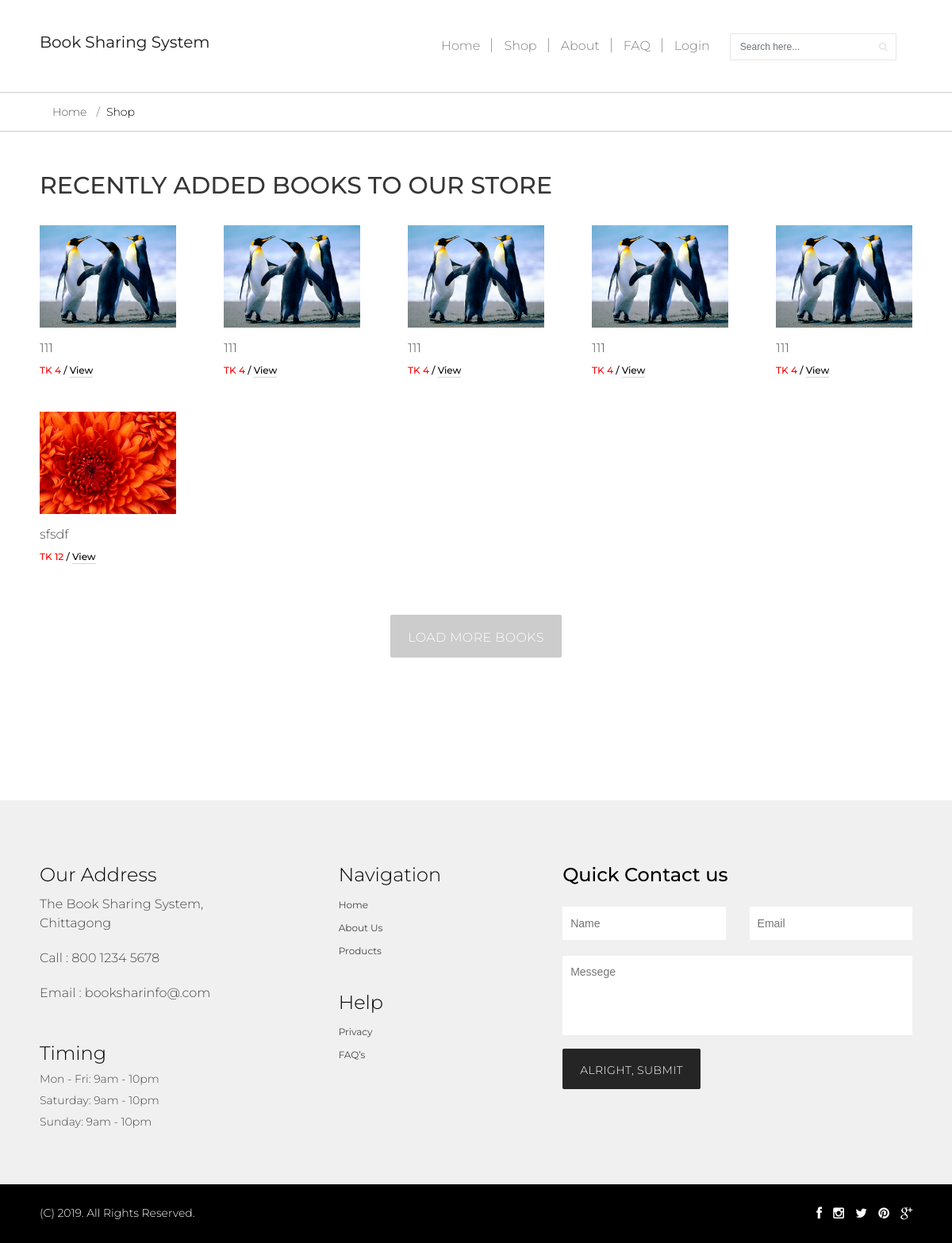
The page /shop.php on the database its author committed.
### tables this page shows
CREATE TABLE IF NOT EXISTS `tbproductinfo` (
  `iAutoId` int(11) NOT NULL AUTO_INCREMENT,
  `vCategory` varchar(50) NOT NULL DEFAULT '0',
  `vSharingType` varchar(50) NOT NULL,
  `vProductName` varchar(150) DEFAULT NULL,
  `vAuthorName` varchar(150) DEFAULT NULL,
  `vDescription` varchar(550) DEFAULT NULL,
  `vUploadBy` varchar(150) DEFAULT NULL,
  `vPrice` double DEFAULT NULL,
  `vImage1` varchar(250) DEFAULT NULL,
  `vImage2` varchar(250) DEFAULT NULL,
  `vImage3` varchar(250) DEFAULT NULL,
  `status` varchar(50) DEFAULT 'active',
  PRIMARY KEY (`iAutoId`)
);

### lib/Session.php (called while the page is built, shortened)
<?php
class Session{
public static function get($key){
  if (isset($_SESSION[$key])) {
  return $_SESSION[$key];
  } else {
   return false;
  }
}
}
?>

### lib/Database.php (called while the page is built, shortened)
<?php
Class Database{
  public $host   = DB_HOST;
  public $pass   = DB_PASS;
  public $user   = DB_USER;
  public $dbname = DB_NAME;
  public $link;
  private function connectDB()
  {
    $this->link = new mysqli($this->host, $this->user, $this->pass, $this->dbname);
    mysqli_query($this->link,"SET CHARACTER SET utf8");
    mysqli_query($this->link,"SET SESSION collation_connection ='utf8_general_ci'");
  }
  public function select($query){
    $result = $this->link->query($query) or die($this->link->error.__LINE__);
    if($result->num_rows > 0){
      return $result;
    }
    else {
      return false;
    }
  }
}

### shop.php (the view)
<?php
	include 'inc/header.php';
?>
    <div class="breadcrumb">
        <div class="container">
            <a class="breadcrumb-item" href="index.php">Home</a>
            <span class="breadcrumb-item active">Shop</span>
        </div>
    </div>
    <section class="static about-sec">
        <div class="container">
            <h2>recently added books to our store</h2>
            <div class="recent-book-sec">
                <div class="row">
                    <?php
                        $query="select iAutoId,vProductName,vImage1,vPrice from tbProductinfo where status='active' limit 20";
                        $data=$db->select($query);
                        while($productResult=$data->fetch_assoc())
                        {
                    ?>
                    <div class="col-md-3">
                        <div class="item">
                            <a href="product-single.php?id=<?php echo $productResult['iAutoId']; ?>"><img src="<?php echo $productResult['vImage1']; ?>" alt="img"></a>
                            <h3><a href="product-single.php?id=<?php echo $productResult['iAutoId']; ?>"><?php echo $productResult['vProductName']; ?></a></h3>
                            <h6><span class="price">TK <?php echo $productResult['vPrice']; ?></span> / <a href="product-single.php?id=<?php echo $productResult['iAutoId']; ?>">View</a></h6>
                        </div>
                    </div>
                    <?php
                        }
                    ?>
                </div>
                <div class="btn-sec">
                    <button class="btn gray-btn">load More books</button>
                </div>
            </div>
        </div>
    </section>
<?php
	include 'inc/footer.php';
?>

### inc/header.php (shortened to what this page needs)
<?php
    include 'lib/Session.php';
    include 'lib/Database.php';
	$db  = new Database();
?>
<!DOCTYPE html>
<html lang="en">
<head>
    <link rel="stylesheet" href="css/bootstrap.min.css">
    <link rel="stylesheet" href="css/font-awesome.min.css">
    <link rel="stylesheet" type="text/css" href="css/owl.carousel.min.css">
    <link rel="stylesheet" href="css/styles.css">
	<link href="css/dataTables.bootstrap.min.css" rel="stylesheet" />
</head>
<body>
    <header>
        <div class="main-menu">
            <div class="container">
                <nav class="navbar navbar-expand-lg navbar-light">
                    <a class="navbar-brand" href="index.php">Book Sharing System</a>
                    <div class="collapse navbar-collapse" id="navbarSupportedContent">
                        <ul class="navbar-nav ml-auto">
                            <li class="navbar-item">
                                <a href="index.php" class="nav-link">Home</a>
                            </li>
                            <li class="navbar-item">
                                <a href="shop.php" class="nav-link">Shop</a>
                            </li>
                            <li class="navbar-item">
                                <a href="about.php" class="nav-link">About</a>
                            </li>
                            <li class="navbar-item">
                                <a href="faq.php" class="nav-link">FAQ</a>
                            </li>
                            <li class="navbar-item">
                                <?php
                                $login = Session::get("login");
                                if($login==false)
                                {?>
                                    <a href="login.php" class="nav-link">Login</a>
                                <?php
                                }
                                else
                                { ?>
                                    <a href="?action=logout" class="nav-link">Logout</a>
                                <?php
                                } ?>
                            </li>
                        </ul>
                        <div class="cart my-2 my-lg-0">
                            <form class="form-inline my-2 my-lg-0">
                                <input class="form-control mr-sm-2" type="search" placeholder="Search here..." aria-label="Search">
                                <span class="fa fa-search"></span>
                            </form>
                        </div>
                    </div>
                </nav>
            </div>
        </div>
    </header>

### inc/footer.php (shortened to what this page needs)
<footer>
        <div class="container">
            <div class="row">
                <div class="col-md-4">
                    <div class="address">
                        <h4>Our Address</h4>
                        <h6>The Book Sharing System, Chittagong</h6>
                        <h6>Call : 800 1234 5678</h6>
                        <h6>Email : booksharinfo@.com</h6>
                    </div>
                    <div class="timing">
                        <h4>Timing</h4>
                        <h6>Mon - Fri: 9am - 10pm</h6>
                        <h6>Saturday: 9am - 10pm</h6>
                        <h6>Sunday: 9am - 10pm</h6>
                    </div>
                </div>
                <div class="col-md-3">
                    <div class="navigation">
                        <h4>Navigation</h4>
                        <ul>
                            <li><a href="index.php">Home</a></li>
                            <li><a href="about.php">About Us</a></li>
                            <li><a href="products.php">Products</a></li>
                        </ul>
                    </div>
                    <div class="navigation">
                        <h4>Help</h4>
                        <ul>
                            <li><a href="privacy-policy.php">Privacy</a></li>
                            <li><a href="faq.php">FAQ’s</a></li>
                        </ul>
                    </div>
                </div>
                <div class="col-md-5">
                    <div class="form">
                        <h3>Quick Contact us</h3>
                        <form>
                            <div class="row">
                                <div class="col-md-6">
                                    <input placeholder="Name" required>
                                </div>
                                <div class="col-md-6">
                                    <input type="email" placeholder="Email" required>
                                </div>
                                <div class="col-md-12">
                                    <textarea placeholder="Messege"></textarea>
                                </div>
                                <div class="col-md-12">
                                    <button class="btn black">Alright, Submit</button>
                                </div>
                            </div>
                        </form>
                    </div>
                </div>
            </div>
        </div>
        <div class="copy-right">
            <div class="container">
                <div class="row">
                    <div class="col-md-6">
                        <h5>(C) 2019. All Rights Reserved. </h5>
                    </div>
                    <div class="col-md-6">
                        <div class="share align-middle">
                            <span class="fb"><i class="fa fa-facebook"></i></span>
                            <span class="instagram"><i class="fa fa-instagram"></i></span>
                            <span class="twitter"><i class="fa fa-twitter"></i></span>
                            <span class="pinterest"><i class="fa fa-pinterest"></i></span>
                            <span class="google"><i class="fa fa-google-plus"></i></span>
                        </div>
                    </div>
                </div>
            </div>
        </div>
    </footer>
</body>
</html>

### rows shown on the page
tbproductinfo: vImage1 (picture), vProductName "111", vPrice "4"
tbproductinfo: vImage1 (picture), vProductName "111", vPrice "4"
tbproductinfo: vImage1 (picture), vProductName "111", vPrice "4"
tbproductinfo: vImage1 (picture), vProductName "111", vPrice "4"
tbproductinfo: vImage1 (picture), vProductName "111", vPrice "4"
tbproductinfo: vImage1 (picture), vProductName "sfsdf", vPrice "12"
